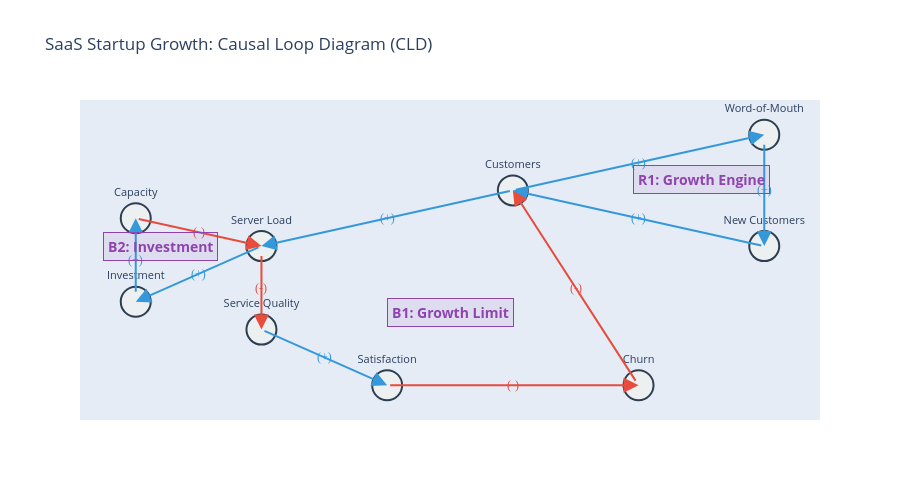

This figure's notebook cell:
### Markdown cell above
### 6.3 인과 루프 다이어그램 (CLD)

**인과 루프 다이어그램(Causal Loop Diagram, CLD)**은 시스템의 피드백 구조를 시각화하는 도구이다.

#### CLD 표기법

| 요소 | 표기 | 의미 |
|------|------|------|
| 변수 | 텍스트 | 시스템의 상태 또는 행동 |
| 양의 인과 | →(+) | 같은 방향으로 변화 |
| 음의 인과 | →(-) | 반대 방향으로 변화 |
| 강화 루프 | R | 증폭 피드백 |
| 균형 루프 | B | 억제 피드백 |
| 지연 | ∥ | 시간 지연 |

#### 루프 유형 판별법

```python
def identify_loop_type(polarities):
    """루프 유형 식별: 음의 극성 개수로 판별"""
    negative_count = polarities.count("-")
    return "R (Reinforcing)" if negative_count % 2 == 0 else "B (Balancing)"
```

#### CLD 예시: SaaS 스타트업 성장과 한계

```
[R1: 성장 엔진]              [B1: 성장 한계]
고객 수 ─(+)─→ 구전 효과      고객 수 ─(+)─→ 서버 부하
  ↑              │                              │
  │  (+)         ↓ (+)                         ↓ (-)
  └───── 신규 고객            서비스 품질 ←──────┘
                                   │
                                   ↓ (+)
                              고객 만족도
                                   │
                                   ↓ (-)
                              고객 이탈 ─(-)─→ 고객 수
```

- **R1 지배**: 초기 빠른 성장
- **B1 강화**: 고객 증가 → 부하 → 품질↓ → 이탈↑
- **전환점**: B1이 R1을 압도 → 성장 멈춤 ("성장의 한계" 아키타입)

### Code cell
# CLD 시각화: SaaS 스타트업 성장 모델
def draw_cld(nodes, edges, title, loop_labels=None):
    """인과 루프 다이어그램을 Plotly로 시각화
    
    Args:
        nodes: dict {name: (x, y)} 노드 위치
        edges: list of (from, to, polarity) 연결
        title: 그래프 제목
        loop_labels: list of (x, y, text) 루프 레이블
    """
    fig = go.Figure()
    
    # 엣지 그리기
    for src, tgt, polarity in edges:
        x0, y0 = nodes[src]
        x1, y1 = nodes[tgt]
        color = '#3498db' if polarity == '+' else '#e74c3c'
        dash = 'solid' if polarity == '+' else 'dash'
        
        # 화살표
        fig.add_annotation(
            x=x1, y=y1, ax=x0, ay=y0,
            xref='x', yref='y', axref='x', ayref='y',
            showarrow=True, arrowhead=2, arrowsize=1.5,
            arrowcolor=color, arrowwidth=2
        )
        
        # 극성 레이블
        mx, my = (x0 + x1) / 2, (y0 + y1) / 2
        fig.add_annotation(
            x=mx, y=my, text=f'({polarity})',
            showarrow=False, font=dict(size=12, color=color, family='Arial Black')
        )
    
    # 노드 그리기
    node_x = [pos[0] for pos in nodes.values()]
    node_y = [pos[1] for pos in nodes.values()]
    node_text = list(nodes.keys())
    
    fig.add_trace(go.Scatter(
        x=node_x, y=node_y, mode='markers+text',
        marker=dict(size=30, color='#ecf0f1', line=dict(width=2, color='#2c3e50')),
        text=node_text, textposition='top center',
        textfont=dict(size=11), showlegend=False
    ))
    
    # 루프 레이블
    if loop_labels:
        for lx, ly, lt in loop_labels:
            fig.add_annotation(
                x=lx, y=ly, text=f'<b>{lt}</b>',
                showarrow=False,
                font=dict(size=14, color='#8e44ad'),
                bgcolor='rgba(155, 89, 182, 0.1)',
                bordercolor='#8e44ad', borderwidth=1, borderpad=4
            )
    
    fig.update_layout(
        title=title, height=500,
        xaxis=dict(showgrid=False, zeroline=False, showticklabels=False),
        yaxis=dict(showgrid=False, zeroline=False, showticklabels=False)
    )
    return fig

# SaaS 스타트업 CLD
nodes = {
    'Customers': (2, 4),
    'Word-of-Mouth': (4, 5),
    'New Customers': (4, 3),
    'Server Load': (0, 3),
    'Service Quality': (0, 1.5),
    'Satisfaction': (1, 0.5),
    'Churn': (3, 0.5),
    'Investment': (-1, 2),
    'Capacity': (-1, 3.5)
}

edges = [
    # R1: Growth Engine
    ('Customers', 'Word-of-Mouth', '+'),
    ('Word-of-Mouth', 'New Customers', '+'),
    ('New Customers', 'Customers', '+'),
    # B1: Growth Limit
    ('Customers', 'Server Load', '+'),
    ('Server Load', 'Service Quality', '-'),
    ('Service Quality', 'Satisfaction', '+'),
    ('Satisfaction', 'Churn', '-'),
    ('Churn', 'Customers', '-'),
    # B2: Investment Response
    ('Server Load', 'Investment', '+'),
    ('Investment', 'Capacity', '+'),
    ('Capacity', 'Server Load', '-'),
]

loop_labels = [
    (3.5, 4.2, 'R1: Growth Engine'),
    (1.5, 1.8, 'B1: Growth Limit'),
    (-0.8, 3, 'B2: Investment')
]

fig = draw_cld(nodes, edges, 'SaaS Startup Growth: Causal Loop Diagram (CLD)', loop_labels)
fig.show()

print("💡 CLD 해석:")
print("   R1(성장 엔진): 고객 → 구전 → 신규고객 → 고객 (양의 극성만 → 강화 루프)")
print("   B1(성장 한계): 고객 → 부하 → 품질↓ → 만족↓ → 이탈↑ → 고객↓ (음의 극성 3개 → 균형 루프)")
print("   B2(투자 대응): 부하 → 투자 → 용량↑ → 부하↓ (음의 극성 1개 → 균형 루프)")
print("\n⚠️ 핵심 질문: B2(투자)가 B1(성장 한계)을 충분히 상쇄할 수 있는가?")

### Figure 1 — Plotly figure (JSON) as saved in the notebook; plotly's stock layout.template omitted (floating-point values rounded to 4 significant figures)
{"data": [{"marker": {"color": "#ecf0f1", "line": {"color": "#2c3e50", "width": 2}, "size": 30}, "mode": "markers+text", "showlegend": false, "text": ["Customers", "Word-of-Mouth", "New Customers", "Server Load", "Service Quality", "Satisfaction", "Churn", "Investment", "Capacity"], "textfont": {"size": 11}, "textposition": "top center", "type": "scatter", "x": [2, 4, 4, 0, 0, 1, 3, -1, -1], "y": [4, 5, 3, 3, 1.5, 0.5, 0.5, 2, 3.5]}], "layout": {"annotations": [{"arrowcolor": "#3498db", "arrowhead": 2, "arrowsize": 1.5, "arrowwidth": 2, "ax": 2, "axref": "x", "ay": 4, "ayref": "y", "showarrow": true, "x": 4, "xref": "x", "y": 5, "yref": "y"}, {"font": {"color": "#3498db", "family": "Arial Black", "size": 12}, "showarrow": false, "text": "(+)", "x": 3, "y": 4.5}, {"arrowcolor": "#3498db", "arrowhead": 2, "arrowsize": 1.5, "arrowwidth": 2, "ax": 4, "axref": "x", "ay": 5, "ayref": "y", "showarrow": true, "x": 4, "xref": "x", "y": 3, "yref": "y"}, {"font": {"color": "#3498db", "family": "Arial Black", "size": 12}, "showarrow": false, "text": "(+)", "x": 4, "y": 4}, {"arrowcolor": "#3498db", "arrowhead": 2, "arrowsize": 1.5, "arrowwidth": 2, "ax": 4, "axref": "x", "ay": 3, "ayref": "y", "showarrow": true, "x": 2, "xref": "x", "y": 4, "yref": "y"}, {"font": {"color": "#3498db", "family": "Arial Black", "size": 12}, "showarrow": false, "text": "(+)", "x": 3, "y": 3.5}, {"arrowcolor": "#3498db", "arrowhead": 2, "arrowsize": 1.5, "arrowwidth": 2, "ax": 2, "axref": "x", "ay": 4, "ayref": "y", "showarrow": true, "x": 0, "xref": "x", "y": 3, "yref": "y"}, {"font": {"color": "#3498db", "family": "Arial Black", "size": 12}, "showarrow": false, "text": "(+)", "x": 1, "y": 3.5}, {"arrowcolor": "#e74c3c", "arrowhead": 2, "arrowsize": 1.5, "arrowwidth": 2, "ax": 0, "axref": "x", "ay": 3, "ayref": "y", "showarrow": true, "x": 0, "xref": "x", "y": 1.5, "yref": "y"}, {"font": {"color": "#e74c3c", "family": "Arial Black", "size": 12}, "showarrow": false, "text": "(-)", "x": 0, "y": 2.25}, {"arrowcolor": "#3498db", "arrowhead": 2, "arrowsize": 1.5, "arrowwidth": 2, "ax": 0, "axref": "x", "ay": 1.5, "ayref": "y", "showarrow": true, "x": 1, "xref": "x", "y": 0.5, "yref": "y"}, {"font": {"color": "#3498db", "family": "Arial Black", "size": 12}, "showarrow": false, "text": "(+)", "x": 0.5, "y": 1}, {"arrowcolor": "#e74c3c", "arrowhead": 2, "arrowsize": 1.5, "arrowwidth": 2, "ax": 1, "axref": "x", "ay": 0.5, "ayref": "y", "showarrow": true, "x": 3, "xref": "x", "y": 0.5, "yref": "y"}, {"font": {"color": "#e74c3c", "family": "Arial Black", "size": 12}, "showarrow": false, "text": "(-)", "x": 2, "y": 0.5}, {"arrowcolor": "#e74c3c", "arrowhead": 2, "arrowsize": 1.5, "arrowwidth": 2, "ax": 3, "axref": "x", "ay": 0.5, "ayref": "y", "showarrow": true, "x": 2, "xref": "x", "y": 4, "yref": "y"}, {"font": {"color": "#e74c3c", "family": "Arial Black", "size": 12}, "showarrow": false, "text": "(-)", "x": 2.5, "y": 2.25}, {"arrowcolor": "#3498db", "arrowhead": 2, "arrowsize": 1.5, "arrowwidth": 2, "ax": 0, "axref": "x", "ay": 3, "ayref": "y", "showarrow": true, "x": -1, "xref": "x", "y": 2, "yref": "y"}, {"font": {"color": "#3498db", "family": "Arial Black", "size": 12}, "showarrow": false, "text": "(+)", "x": -0.5, "y": 2.5}, {"arrowcolor": "#3498db", "arrowhead": 2, "arrowsize": 1.5, "arrowwidth": 2, "ax": -1, "axref": "x", "ay": 2, "ayref": "y", "showarrow": true, "x": -1, "xref": "x", "y": 3.5, "yref": "y"}, {"font": {"color": "#3498db", "family": "Arial Black", "size": 12}, "showarrow": false, "text": "(+)", "x": -1, "y": 2.75}, {"arrowcolor": "#e74c3c", "arrowhead": 2, "arrowsize": 1.5, "arrowwidth": 2, "ax": -1, "axref": "x", "ay": 3.5, "ayref": "y", "showarrow": true, "x": 0, "xref": "x", "y": 3, "yref": "y"}, {"font": {"color": "#e74c3c", "family": "Arial Black", "size": 12}, "showarrow": false, "text": "(-)", "x": -0.5, "y": 3.25}, {"bgcolor": "rgba(155, 89, 182, 0.1)", "bordercolor": "#8e44ad", "borderpad": 4, "borderwidth": 1, "font": {"color": "#8e44ad", "size": 14}, "showarrow": false, "text": "<b>R1: Growth Engine</b>", "x": 3.5, "y": 4.2}, {"bgcolor": "rgba(155, 89, 182, 0.1)", "bordercolor": "#8e44ad", "borderpad": 4, "borderwidth": 1, "font": {"color": "#8e44ad", "size": 14}, "showarrow": false, "text": "<b>B1: Growth Limit</b>", "x": 1.5, "y": 1.8}, {"bgcolor": "rgba(155, 89, 182, 0.1)", "bordercolor": "#8e44ad", "borderpad": 4, "borderwidth": 1, "font": {"color": "#8e44ad", "size": 14}, "showarrow": false, "text": "<b>B2: Investment</b>", "x": -0.8, "y": 3}], "height": 500, "title": {"text": "SaaS Startup Growth: Causal Loop Diagram (CLD)"}, "xaxis": {"showgrid": false, "showticklabels": false, "zeroline": false}, "yaxis": {"showgrid": false, "showticklabels": false, "zeroline": false}}}
